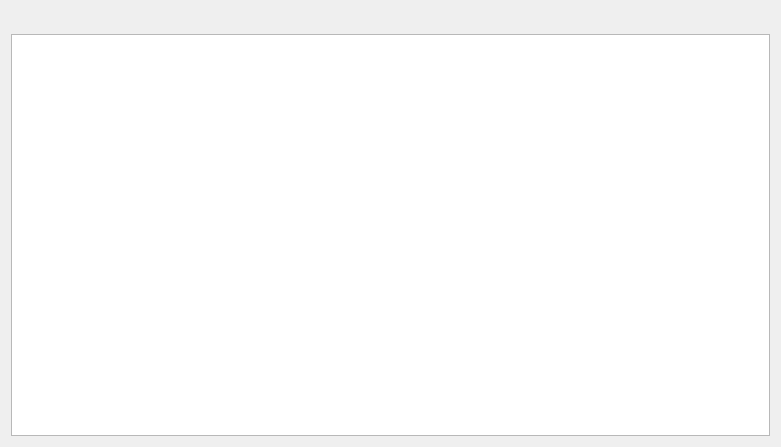
<?xml version="1.0" encoding="UTF-8"?>
<ui version="4.0">
 <class>CommentWidget</class>
 <widget class="QWidget" name="CommentWidget">
  <property name="geometry">
   <rect>
    <x>0</x>
    <y>0</y>
    <width>781</width>
    <height>447</height>
   </rect>
  </property>
  <property name="windowTitle">
   <string>Form</string>
  </property>
  <layout class="QGridLayout" name="gridLayout">
   <item row="1" column="0" colspan="3">
    <widget class="QListWidget" name="listWidget"/>
   </item>
   <item row="0" column="0" colspan="3">
    <widget class="QLabel" name="label">
     <property name="font">
      <font>
       <family>Arial</family>
       <pointsize>11</pointsize>
       <weight>75</weight>
       <bold>true</bold>
      </font>
     </property>
     <property name="text">
      <string/>
     </property>
    </widget>
   </item>
  </layout>
 </widget>
 <resources/>
 <connections/>
</ui>
